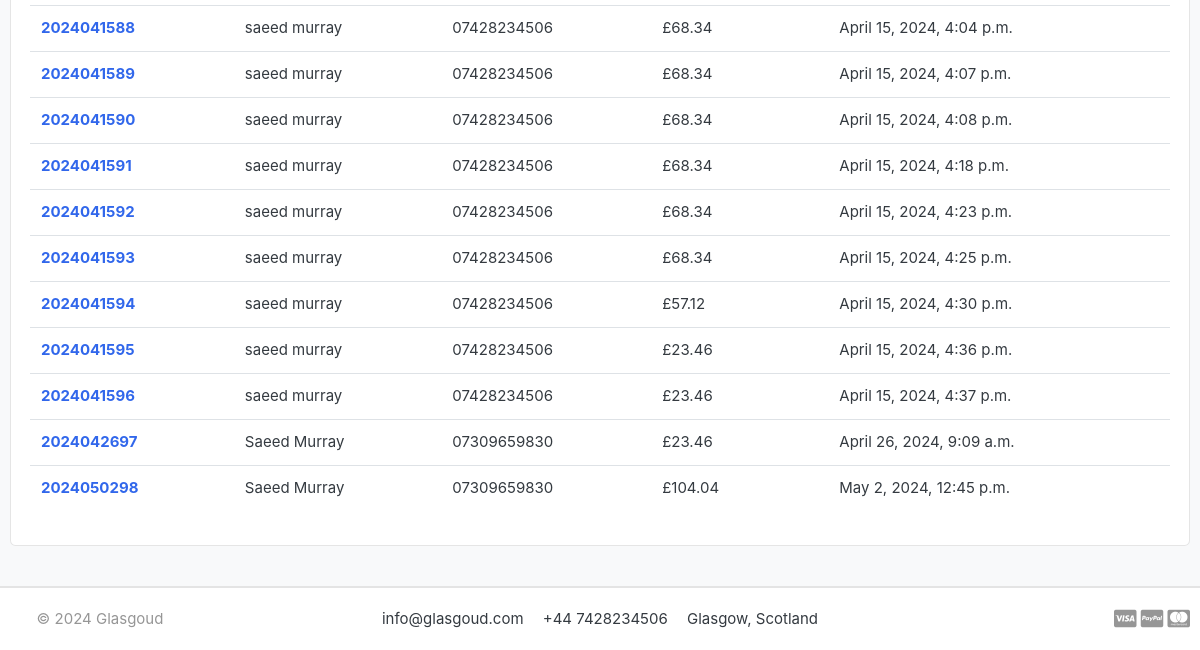
/accounts/admin_orders_list/ (signed in, lower part), run on an earlier commit of the app's database.
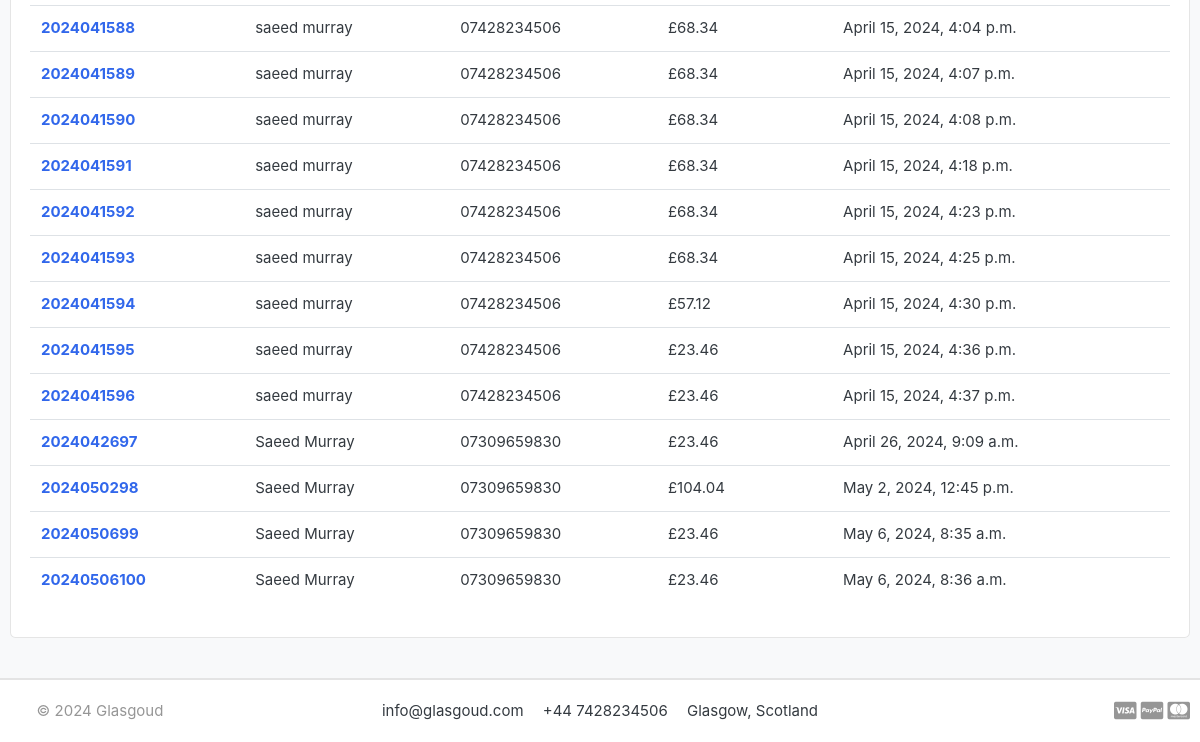
And on a later commit of the database.
### orders/models.py (models this page shows, shortened)
class Order(models.Model):
    STATUS = (
        ('New', 'New'),
        ('Processing', 'Processing'),
        ('Shipped', 'Shipped'),
        ('Refunded', 'Refunded'),
    )
    status = models.CharField(max_length=10, choices=STATUS, default='New')
    STATUS_CHOICES = STATUS
    user = models.ForeignKey(Account, on_delete=models.SET_NULL, null=True)
    payment = models.ForeignKey(Payment, on_delete=models.SET_NULL, null=True)
    order_number = models.CharField(max_length=20)
    first_name = models.CharField(max_length=50)
    last_name = models.CharField(max_length=50)
    phone = models.CharField(max_length=15)
    email = models.EmailField(max_length=50)
    address_line_1 = models.CharField(max_length=50)
    address_line_2 = models.CharField(max_length=50, blank=True)
    country = models.CharField(max_length=50)
    state = models.CharField(max_length=50, blank=True)
    city = models.CharField(max_length=50)
    post_code = models.CharField(max_length=10)
    order_note = models.CharField(max_length=100, blank=True)
    order_total = models.FloatField()
    tax = models.FloatField()
    status = models.CharField(max_length=10, choices=STATUS, default='New')
    ip = models.CharField(blank=True, max_length=20)
    is_ordered = models.BooleanField(default=False)
    created_at = models.DateTimeField(auto_now_add=True)
    updated_at = models.DateTimeField(auto_now=True)
    def full_name(self):
        return f'{self.first_name} {self.last_name}'

### accounts/views.py (the view)
# urls.py: path('admin_orders_list/', views.admin_order_list, name='admin_order_list'),
@user_passes_test(lambda u: u.is_staff)
def admin_order_list(request):
    orders = Order.objects.all()  # Retrieve all orders
    return render(request, 'accounts/admin_orders.html', {'orders': orders})

### carts/context_processors.py (called while the page is built, shortened)
def counter(request):
    cart_count = 0
    if 'admin' in request.path:
        return {}

### category/context_processors.py (called while the page is built)
def menu_links(request):
    links = Category.objects.all()
    return dict(links=links)

### category/models.py (called while the page is built)
    def get_url(self):
        return reverse('products_by_category', args=[self.slug])

### templates/accounts/admin_orders.html (shortened to what this page needs)
{% extends 'base.html' %}
{% block content %}
<section class="section-conten padding-y bg">
    <div class="container">
        <div class="row">
            <main class="col-md-12">
                <article class="card">
                    <div class="card-body">
                        <div class="row">
                            <div class="col-md-12">
                                <table class="table table-hover">
                                    <tbody>
                                        {% for order in orders %}
                                        <tr>
                                            <th scope="row"><a href="{% url 'order_detail' order.order_number %}">{{order.order_number}}</a></th>
                                            <td>{{order.full_name}}</td>
                                            <td>{{order.phone}}</td>
                                            <td>£{{order.order_total}}</td>
                                            <td>{{order.created_at}}</td>
                                        </tr>
                                        {% endfor %}
                                    </tbody>
                                </table>
                            </div>
                        </div>
                    </div>
                </article>
            </main>
        </div>
    </div>
</section>
{% endblock %}

What changed in the data, as far as the page shows it:
added Order: order_number "2024050699", full_name "Saeed Murray", phone "07309659830", order_total "23.46", created_at "May 6, 2024, 8:35 a.m."
added Order: order_number "20240506100", full_name "Saeed Murray", phone "07309659830", order_total "23.46", created_at "May 6, 2024, 8:36 a.m."
